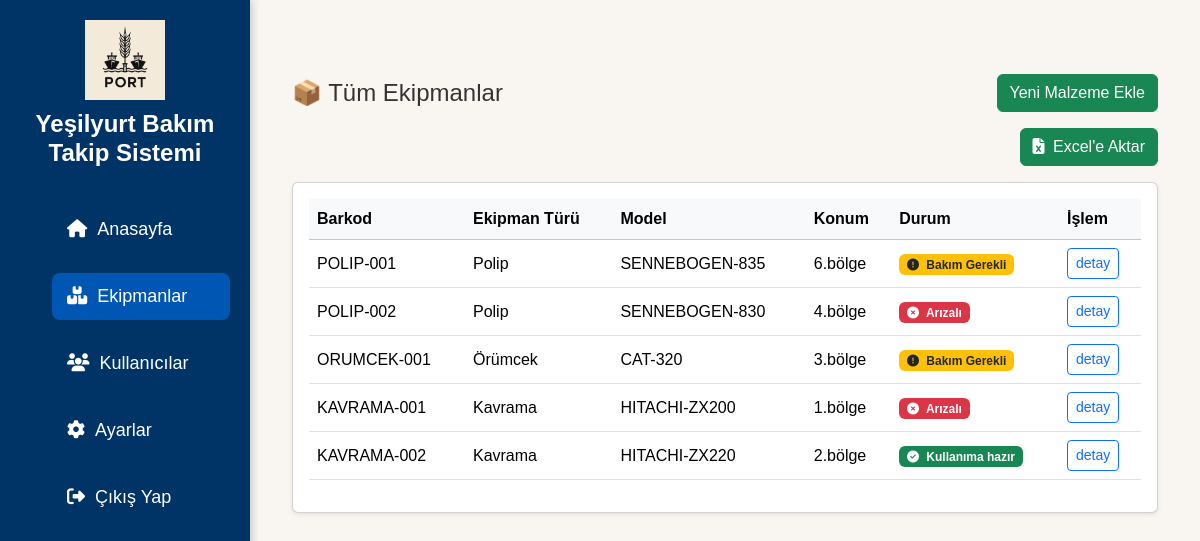
Page /malzemeler (signed in) on the earlier database version.
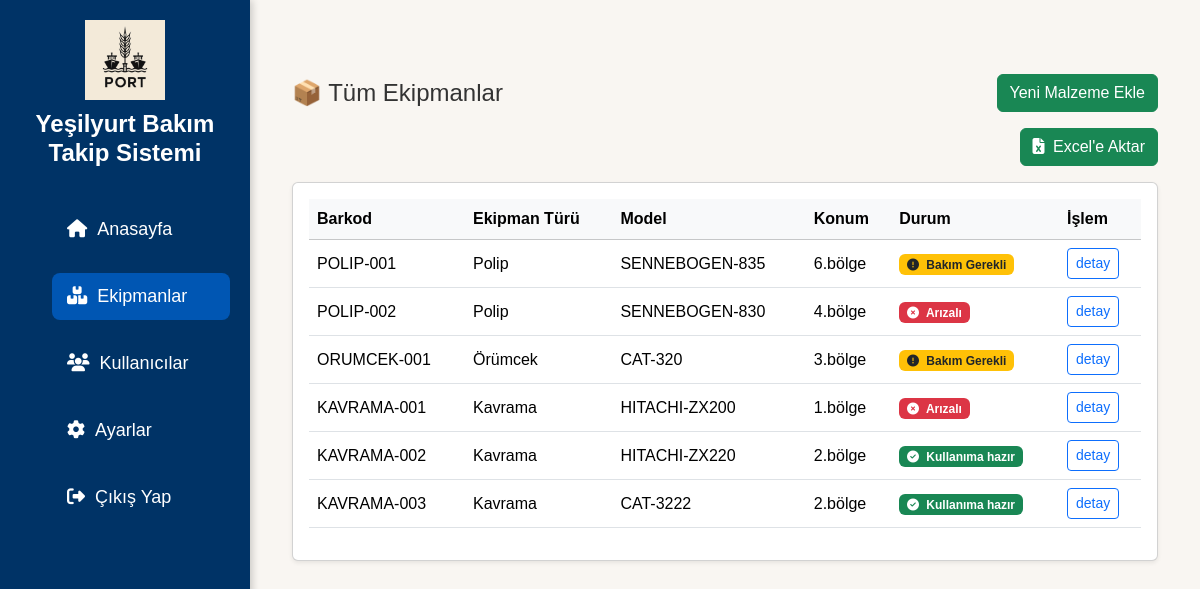
Same page on the later database version.
### app/models.py (models this page shows)
class Parca(db.Model):
    __tablename__ = 'parcalar'
    id = db.Column(db.Integer, primary_key=True)
    barcode = db.Column(db.String(100), unique=True, nullable=False)
    ekipman_turu = db.Column(db.String(100), nullable=False)
    model_adi = db.Column(db.String(100), nullable=False)
    konum = db.Column(db.String(100), nullable=False)
    durum = db.Column(db.String(50), nullable=False)
    bir_sonraki_bakim = db.Column(db.Date, nullable=True)
    son_bakim_tarihi = db.Column(db.Date, nullable=True)
    bakim_dongusu = db.Column(db.String(50), nullable=True)
    bakim_durum = db.Column(db.String(50), nullable=True)  # ✅ تمت إضافته
    notlar = db.Column(db.Text, nullable=True)              # ✅ تمت إضافته
    kisa_aciklama = db.Column(db.Text, nullable=True)
    yuk_kapasitesi = db.Column(db.String(50), nullable=True)
    sorumlu_kisi = db.Column(db.String(100), nullable=True)
    created_at = db.Column(db.DateTime, default=datetime.utcnow)
    bakim_kayitlari = db.relationship('BakimKaydi', backref='parca', lazy=True)

### app/routes.py (the view)
@main.route('/malzemeler')
@login_required
def malzeme_listesi():
    parcalar = Parca.query.all()
    return render_template('malzemeler.html', parcalar=parcalar)

### app/__init__.py (called while the page is built)
def create_app():
    app = Flask(__name__)
    app.config.from_object('config.Config')
    db.init_app(app)
    login_manager.init_app(app)
    migrate.init_app(app, db)  # ✅ جديد
    login_manager.login_view = 'auth.login'
    @login_manager.user_loader
    def load_user(user_id):
        return User.query.get(int(user_id))
    app.register_blueprint(main)
    app.register_blueprint(auth)
    app.register_blueprint(api)  # ✅ API
    return app

### app/templates/malzemeler.html
{% extends 'layout.html' %}
{% block content %}
<div class="container-fluid mt-4">
    <div class="d-flex justify-content-between align-items-center mb-3">
        <h4 class="mb-0">📦 Tüm Ekipmanlar</h4>
        <a href="{{ url_for('main.add_parca') }}" class="btn btn-success">Yeni Malzeme Ekle</a>
    </div>
    <div class="d-flex justify-content-end mb-3">
        <a href="{{ url_for('main.export_excel') }}" class="btn btn-success">
            <i class="fas fa-file-excel me-1"></i> Excel'e Aktar
        </a>
    </div>
    <div class="card shadow-sm">
        <div class="card-body table-responsive">
            <table class="table table-hover align-middle">
                <thead class="table-light">
                    <tr>
                        <th>Barkod</th>
                        <th>Ekipman Türü</th>
                        <th>Model</th>
                        <th>Konum</th>
                        <th>Durum</th>
                        <th>İşlem</th>
                    </tr>
                </thead>
                <tbody>
                    {% for parca in parcalar %}
                    <tr>
                        <td>{{ parca.barcode }}</td>
                        <td>{{ parca.ekipman_turu }}</td>
                        <td>{{ parca.model_adi }}</td>
                        <td>{{ parca.konum }}</td>
                        <td>
                            {% if parca.durum == 'Kullanıma hazır' %}
                                <span class="badge bg-success"><i class="fas fa-check-circle me-1"></i> {{ parca.durum }}</span>
                            {% elif parca.durum == 'Bakım Gerekli' %}
                                <span class="badge bg-warning text-dark"><i class="fas fa-exclamation-circle me-1"></i> {{ parca.durum }}</span>
                            {% elif parca.durum == 'Arızalı' %}
                                <span class="badge bg-danger"><i class="fas fa-times-circle me-1"></i> {{ parca.durum }}</span>
                            {% else %}
                                <span class="badge bg-secondary">{{ parca.durum }}</span>
                            {% endif %}
                        </td>
                        <td>
                            <a href="{{ url_for('main.detail', parca_id=parca.id) }}" class="btn btn-sm btn-outline-primary">detay</a>
                        </td>
                    </tr>
                    {% endfor %}
                </tbody>
            </table>
        </div>
    </div>
</div>
{% endblock %}

Differences in the rows shown:
added Parca: barcode "KAVRAMA-003", ekipman_turu "Kavrama", model_adi "CAT-3222", konum "2.bölge", durum "Kullanıma hazır"
